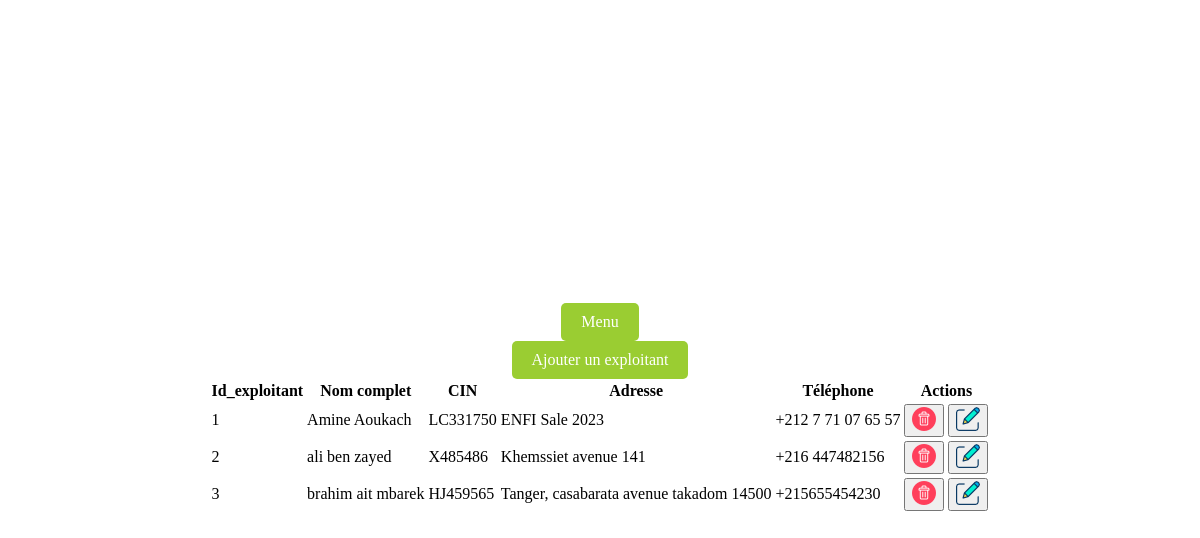
The page /acceuil.html on the database as committed earlier.
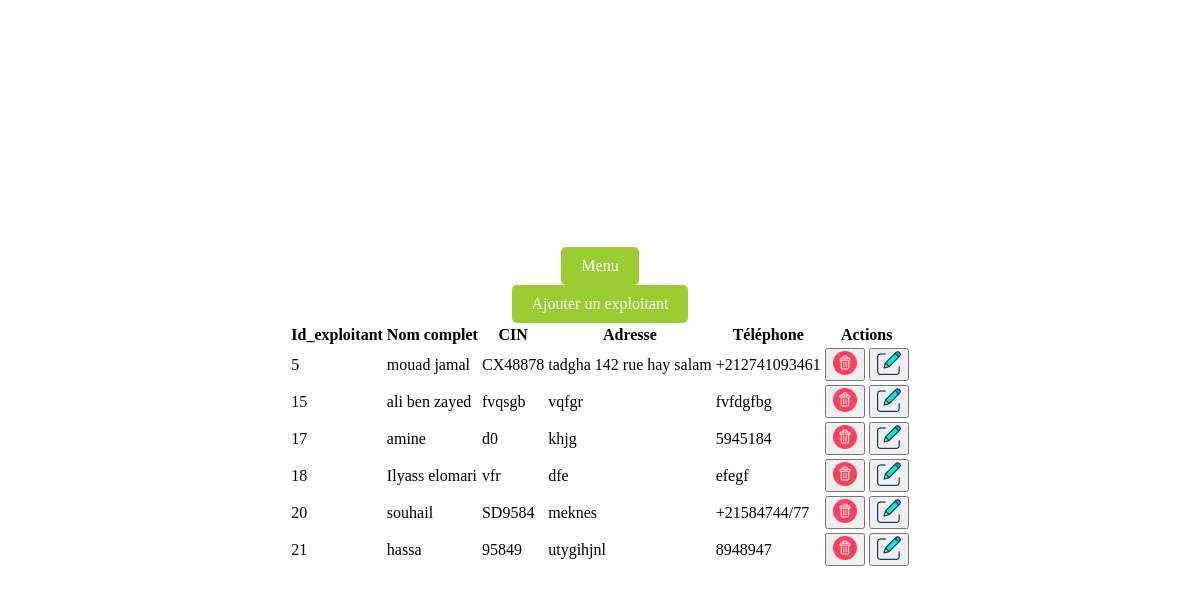
The same page on the database as committed later.
### infraction/models.py (models this page shows, shortened)
class Exploi(models.Model):
   Id_exploitant = models.AutoField(primary_key=True)
   Nom_complet = models.CharField(max_length=40)
   CIN = models.CharField(max_length=100)
   Adresse = models.CharField(max_length=100)
   Tele = models.CharField(max_length=100)

### infraction/views.py (the view)
# urls.py: path('acceuil.html', views.acceuil, name='acceuil'),
def acceuil(request):
    explois = Exploi.objects.all()
    return render(request, 'infraction/acceuil.html', {'explois': explois})

### infraction/templates/infraction/acceuil.html (shortened to what this page needs)
{% load static %}
<!DOCTYPE html>
<html>
<head>
</head>
<body>
    <div class="container">
        <a href="{% url 'bienv' %}" class="custom-button">Menu</a>
  <div>
  <div class="container">
        <a href="{% url 'exploi_create' %}" class="custom-button">Ajouter un exploitant</a>
  <div>
    <table>
        <thead>
            <tr>
                <th>Id_exploitant</th>
                <th>Nom complet</th>
                <th>CIN</th>
                <th>Adresse</th>
                <th>Téléphone</th>
                <th>Actions</th>
            </tr>
        </thead>
        <tbody>
            {% for exploi in explois %}
            <tr>
                <td>{{ exploi.Id_exploitant }}</a> </td>
                <td>{{ exploi.Nom_complet }}</td>
                <td>{{ exploi.CIN }}</td>
                <td>{{ exploi.Adresse }}</td>
                <td>{{ exploi.Tele }}</td>
                <td>
                    <form action="{% url 'exploi_delete' id_exploitant=exploi.Id_exploitant %}" method="post" style="display: inline;">
                        <button type="submit" class="btn-icon" title="Supprimer">
                            <img src="{% static 'icons/delete.png' %}" alt="Supprimer">
                        </button>
                    </form>
                    <form action="{% url 'exploi_edit' id_exploitant=exploi.Id_exploitant %}" method="post" style="display: inline;">
                        <button type="submit" class="btn-icon" title="Modifier">
                            <img src="{% static 'icons/edit.png' %}" alt="Modifier">
                        </button>
                    </form>
                </td>
            </tr>
            {% endfor %}
            </tbody>
         </table>
    </div>
</body>
</html>

Rows that differ between the two databases and show on the page:
removed Exploi: Id_exploitant "1", Nom_complet "Amine Aoukach", CIN "LC331750", Adresse "ENFI Sale 2023", Tele "+212 7 71 07 65 57"
removed Exploi: Id_exploitant "2", Nom_complet "ali ben zayed", CIN "X485486", Adresse "Khemssiet avenue 141", Tele "+216 447482156"
removed Exploi: Id_exploitant "3", Nom_complet "brahim ait mbarek", CIN "HJ459565", Adresse "Tanger, casabarata avenue takadom 14500", Tele "+215655454230"
added Exploi: Id_exploitant "5", Nom_complet "mouad jamal", CIN "CX48878", Adresse "tadgha 142 rue hay salam", Tele "+212741093461"
added Exploi: Id_exploitant "15", Nom_complet "ali ben zayed", CIN "fvqsgb", Adresse "vqfgr", Tele "fvfdgfbg"
added Exploi: Id_exploitant "17", Nom_complet "amine", CIN "d0", Adresse "khjg", Tele "5945184"
added Exploi: Id_exploitant "18", Nom_complet "Ilyass elomari", CIN "vfr", Adresse "dfe", Tele "efegf"
added Exploi: Id_exploitant "20", Nom_complet "souhail", CIN "SD9584", Adresse "meknes", Tele "+21584744/77"
added Exploi: Id_exploitant "21", Nom_complet "hassa", CIN "95849", Adresse "utygihjnl", Tele "8948947"
